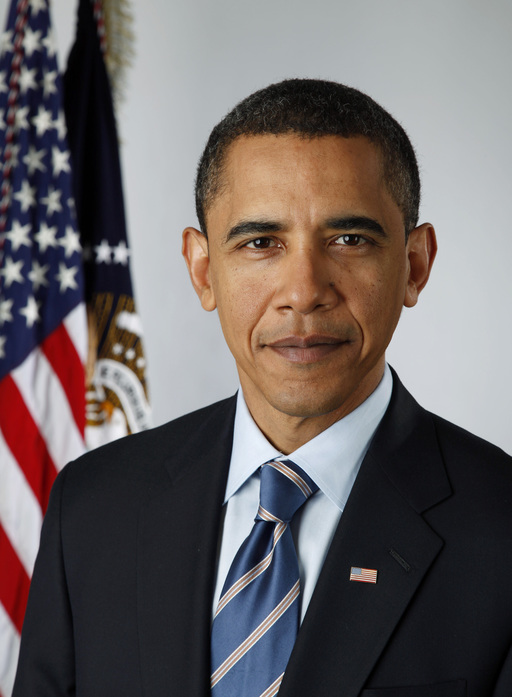
#> input picture faceswap_dlib/obama.jpg, 512 x 697 px
$ jupyter execute --allow-errors '三角化.ipynb'   (older library calls are emulated)
#> lines starting #> are read from the running program, lines starting #| are printed output that depends on the picture; after the words box and inside, x2 and y2 are one past the last pixel; in counts of white or black regions, pixels touching at a corner belong together
[cell 1]
from IPython.display import Image, display

[cell 2]
import numpy as np
import cv2
import matplotlib.pyplot as plt

[cell 3]
def rect_contains(rect, point):

    if point[0] < rect[0]:
        return False
    elif point[1] < rect[1]:
        return False
    elif point[0] > rect[2]:
        return False
    elif point[1] > rect[3]:
        return False
    return True

[cell 4]
# Draw a point
def draw_point(img, p, color) :
    cv2.circle(img, p, 2, color, cv2.FILLED, cv2.LINE_AA, 0 )

[cell 5]
# Draw delaunay triangles
def draw_delaunay(img, subdiv, delaunay_color) :

    triangleList = subdiv.getTriangleList();
    size = img.shape
    r = (0, 0, size[1], size[0])
    print(len(triangleList))
    for t in triangleList :
        pt1 = (t[0], t[1])
        pt2 = (t[2], t[3])
        pt3 = (t[4], t[5])

        if rect_contains(r, pt1) and rect_contains(r, pt2) and rect_contains(r, pt3) :
            cv2.line(img, pt1, pt2, delaunay_color, 1, cv2.LINE_AA, 0)
            cv2.line(img, pt2, pt3, delaunay_color, 1, cv2.LINE_AA, 0)
            cv2.line(img, pt3, pt1, delaunay_color, 1, cv2.LINE_AA, 0)

[cell 6]
# Draw voronoi diagram
def draw_voronoi(img, subdiv) :

    ( facets, centers) = subdiv.getVoronoiFacetList([])

    for i in range(0,len(facets)) :
        ifacet_arr = []
        for f in facets[i] :
            ifacet_arr.append(f)

        ifacet = np.array(ifacet_arr, np.int)
        color = (np.random.randint(0, 255), np.random.randint(0, 255), np.random.randint(0, 255))
        cv2.fillConvexPoly(img, ifacet, color, cv2.LINE_AA, 0);
        ifacets = np.array([ifacet])
        cv2.polylines(img, ifacets, True, (0, 0, 0), 1, cv2.LINE_AA, 0)
        cv2.circle(img, (centers[i][0], centers[i][1]), 3, (0, 0, 0), cv2.FILLED, cv2.LINE_AA, 0)

[cell 7]
# Define window names
win_delaunay = "Delaunay Triangulation"
win_voronoi = "Voronoi Diagram"

# Turn on animation while drawing triangles
animate = True

# Define colors for drawing.
delaunay_color = (255,255,255)
points_color = (0, 0, 255)

# Read in the image.
img = cv2.imread("obama.jpg");
#> img is the input picture: shape (697, 512, 3); mean B, G, R 100.5, 100.6, 108

# Keep a copy around
img_orig = img.copy();

[cell 8]
# Rectangle to be used with Subdiv2D
size = img.shape
#> size = (697, 512, 3)
rect = (0, 0, size[1], size[0])
#> rect = (0, 0, 512, 697)

# Create an instance of Subdiv2D
subdiv = cv2.Subdiv2D(rect);

# Create an array of points.
points = [];

# Read in the points from a text file
with open("obama.jpg.txt") as file :
#> (reads faceswap_dlib/obama.jpg.txt from the repository)
    for line in file :
        x, y = line.split()
        points.append((int(x), int(y)))

[cell 9]
plt.figure(figsize=(12, 8))
#> (this line was passed over: IPython is not available in this run)
# Insert points into subdiv
#> (the rest of this cell did not finish here and is left out)

[cell 10]
# Draw delaunay triangles
draw_delaunay( img, subdiv, (255, 255, 255) );

# Draw points
for p in points :
    draw_point(img, p, (0,0,255))
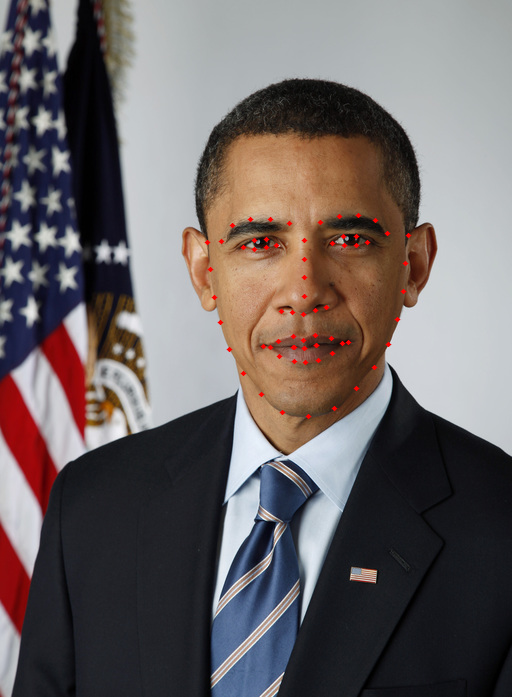
#> img: shape (697, 512, 3); 0.49% of pixels changed, all inside (x1, y1, x2, y2) = (204, 213, 412, 420)

[cell 11]
# Allocate space for Voronoi Diagram
img_voronoi = np.zeros(img.shape, dtype = img.dtype)

# Draw Voronoi diagram
draw_voronoi(img_voronoi,subdiv)
#> after the loop in draw_voronoi, `for i in range(0,len(facets)) :`:
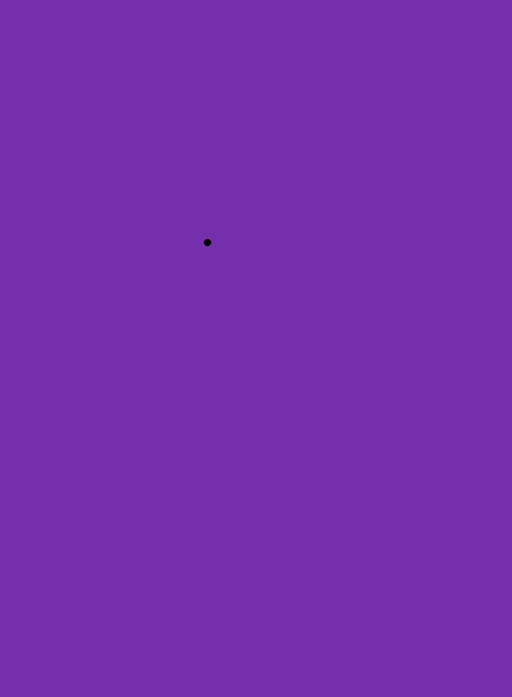
#> img: shape (697, 512, 3); mean of channels 0, 1, 2 172, 47, 117; drawn as B, G, R

[cell 12]
plt.figure(figsize=(12, 10))
#> (this line was passed over: IPython is not available in this run)
plt.imshow(img[:,:,::-1])
#> (this line was passed over: IPython is not available in this run)

[cell 13]
plt.figure(figsize=(12, 10))
#> (this line was passed over: IPython is not available in this run)
plt.imshow(img_voronoi[:,:,::-1])
#> (this line was passed over: IPython is not available in this run)
